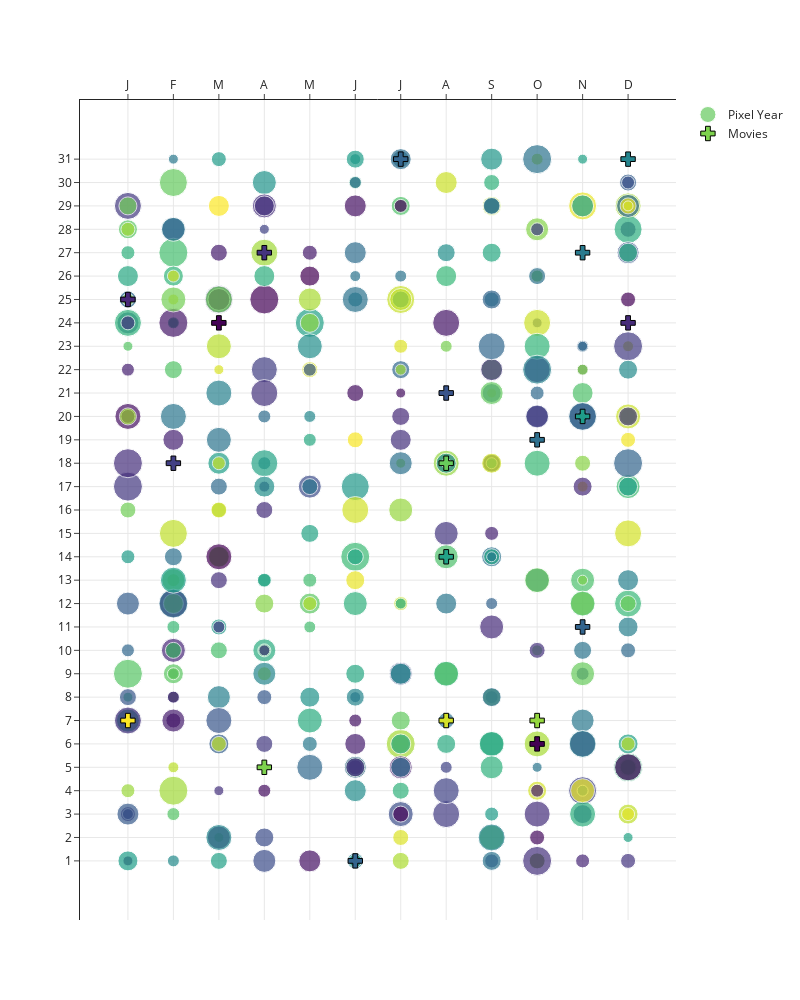

This figure's notebook cell:
### Code cell
import plotly.graph_objects as go
import numpy as np
import pandas as pd

# Sample DataFrame (assuming df is already created)
df = pd.DataFrame({
    'day': np.random.randint(1, 32, 372),  # Random days for the 12x31 grid
    'month': np.random.randint(1, 13, 372),  # Random months for the grid
    'color': np.random.rand(372),  # Random color values
    'size': np.random.randint(10, 30, 372)  # Random size values
})

fig = go.Figure()

# Scatter plot: main grid of dots
fig.add_trace(go.Scatter(
    x=df['month'],  # Now 'month' is on the x-axis
    y=df['day'],  # Now 'day' is on the y-axis
    mode='markers',
    marker=dict(
        color=df['color'],  # Color by the 'color' column
        size=df['size'],  # Size by the 'size' column
        showscale=False,  # Do not display color scale
    ),
    name='Pixel Year'
))

# Additional scatter plot with different shape
additional_data = np.random.rand(20)  # Random data for additional scatter

fig.add_trace(go.Scatter(
    x=np.random.randint(1, 13, 20),  # Random months now on x-axis
    y=np.random.randint(1, 32, 20),  # Random days now on y-axis
    mode='markers',
    marker=dict(
        color=additional_data,  # Random color for additional points
        size=12,  # Fixed size for additional points
        symbol='cross',  # Different shape
        line=dict(width=1, color='black')  # Outline for visibility
    ),
    name='Movies'
))

# Update layout with reversed axes
fig.update_layout(
    width=800,  # Set the width of the plot
    height=1000,  # Set the height of the plot
    xaxis=dict(
        tick0=1,  # Start from 1
        dtick=1,  # Every tick represents one month
        tickvals=np.arange(1, 13),  # Tick labels for months
        ticktext=['J', 'F', 'M', 'A', 'M', 'J', 'J', 'A', 'S', 'O', 'N', 'D'],  # Abbreviated month names
        showgrid=True,  # Show grid lines for x-axis
        tickangle=0,
        side='top'  # Position the x-axis labels at the top
    ),
    yaxis=dict(
        tickvals=np.arange(1, 32),  # Tick labels for days
        showgrid=True,  # Show grid lines for y-axis
    ),
    template="simple_white"
)

# Show the plot
fig.show()

### Figure 1 — Plotly figure (JSON) as saved in the notebook; plotly's stock layout.template omitted (floating-point values rounded to 4 significant figures; data arrays with more than 128 entries replaced by an {"elided": "..."} marker saying what was removed)
{"data": [{"marker": {"color": {"elided": "372 float values"}, "showscale": false, "size": {"elided": "372 int values"}}, "mode": "markers", "name": "Pixel Year", "type": "scatter", "x": {"elided": "372 int values"}, "y": {"elided": "372 int values"}}, {"marker": {"color": [0.7993, 0.5527, 0.204, 0.5764, 0.02087, 0.9276, 0.3313, 0.1412, 0.1276, 0.2753, 0.3316, 0.4201, 0.8342, 0.7638, 0.4623, 0.02258, 0.33, 0.1668, 0.3778, 0.9906], "line": {"color": "black", "width": 1}, "size": 12, "symbol": "cross"}, "mode": "markers", "name": "Movies", "type": "scatter", "x": [4, 11, 2, 8, 10, 8, 6, 12, 1, 8, 11, 11, 10, 8, 12, 3, 7, 4, 10, 1], "y": [5, 20, 18, 14, 6, 7, 1, 24, 25, 21, 11, 27, 7, 18, 31, 24, 31, 27, 19, 7]}], "layout": {"height": 1000, "width": 800, "xaxis": {"autorange": true, "dtick": 1, "range": [-0.05724, 13.06], "showgrid": true, "side": "top", "tick0": 1, "tickangle": 0, "ticktext": ["J", "F", "M", "A", "M", "J", "J", "A", "S", "O", "N", "D"], "tickvals": [1, 2, 3, 4, 5, 6, 7, 8, 9, 10, 11, 12], "type": "linear"}, "yaxis": {"autorange": true, "range": [-1.528, 33.53], "showgrid": true, "tickvals": [1, 2, 3, 4, 5, 6, 7, 8, 9, 10, 11, 12, 13, 14, 15, 16, 17, 18, 19, 20, 21, 22, 23, 24, 25, 26, 27, 28, 29, 30, 31], "type": "linear"}}}
